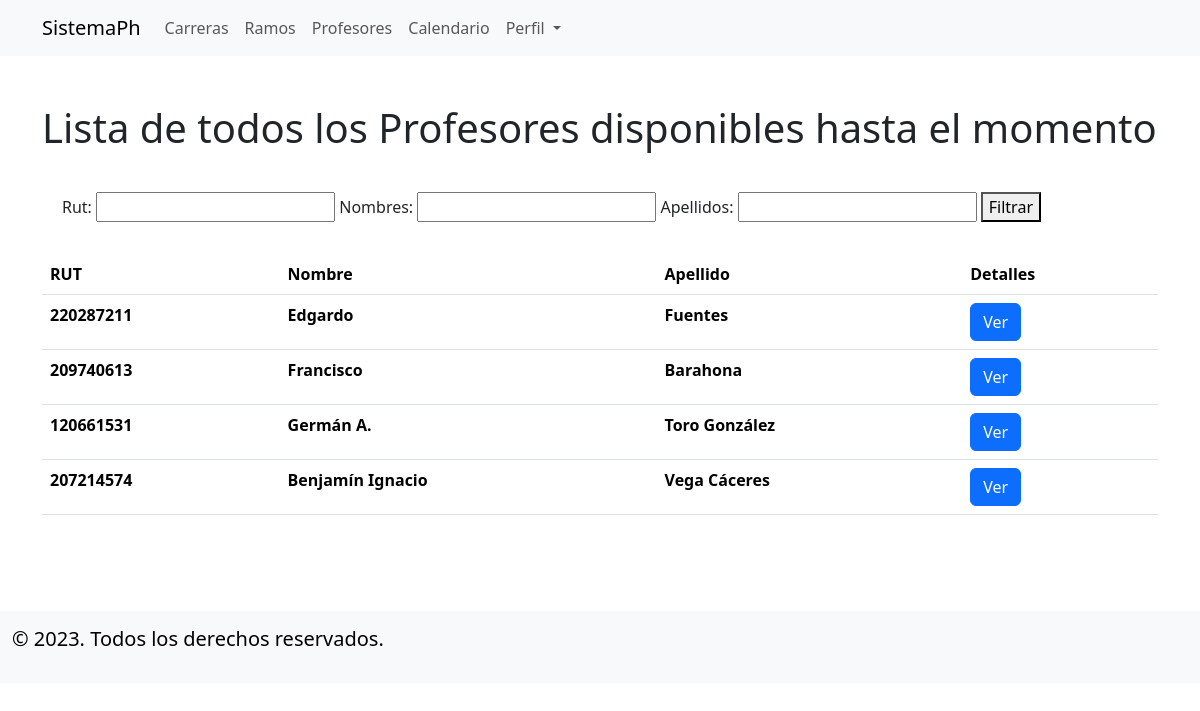
Page /prof-lista-sec/ (signed in) on the committed database.
### applications/profesores/models.py (models this page shows, shortened)
class Profesor(models.Model):
    def validar_rut(value):
        rut = value.upper()
        rut = rut.replace(".", "")
        rut = rut.replace("-", "")
        rut_numero = rut[:-1]
        dv_ingresado = rut[-1]
        suma = 0
        multiplicador = 2
        for i in range(len(rut_numero)-1, -1, -1):
            suma += int(rut_numero[i]) * multiplicador
            multiplicador += 1
            if multiplicador == 8:
                multiplicador = 2
        resto = suma % 11
        digito_verificador = 11 - resto
        if digito_verificador == 10:
            digito_verificador = 'K'
        elif digito_verificador == 11:
            digito_verificador = '0'
        if str(digito_verificador) != dv_ingresado:
            raise ValidationError("El RUT ingresado no es válido.")
    rut = models.CharField(max_length=100,unique=True,blank=True,validators=[validar_rut])
    nombres = models.CharField(blank=True, max_length=50)
    apellidos = models.CharField(blank=True, max_length=50)
    class Meta:
        verbose_name = 'Profesor'
        verbose_name_plural = 'Profesores'

### applications/profesores/views.py (the view)
# urls.py: path('prof-lista-sec/',ProfesorListView.as_view(),name='prof-lista-sec'),
class ProfesorListView(ListView):
    model = Profesor
    template_name = "prof_lista_sec.html"
    context_object_name = 'profesores'
    def get_queryset(self):
        rut = self.request.GET.get('rut')
        nombres = self.request.GET.get('nombres')
        apellidos = self.request.GET.get('apellidos')
        queryset = Profesor.objects.all()
        if rut:
            queryset = queryset.filter(rut__icontains=rut)
        if nombres:
            queryset = queryset.filter(nombres__icontains=nombres)
        if apellidos:
            queryset = queryset.filter(apellidos__icontains=apellidos)
        return queryset

### applications/profesores/templates/prof_lista_sec.html (shortened to what this page needs)
{% extends 'base.html' %}
{% block content %}
{% if user.is_authenticated %}
<div class="container" style="padding-top: 3rem;">
    <div class="row">
        <div class="col-12">
            <h1>Lista de todos los Profesores disponibles hasta el momento</h1>
        </div>
        <div class="container" style="padding: 2rem;">
            <form method="get" action="">
                Rut: <input type="text" name="rut" value="{{ request.GET.rut }}">
                Nombres: <input type="text" name="nombres" value="{{ request.GET.nombres }}">
                Apellidos: <input type="text" name="apellidos" value="{{ request.GET.apellidos }}">
                <button type="submit">Filtrar</button>
            </form>
        </div>
    </div>
            <table class="table table-hover">
                <thead>
                    <tr>
                        <th scope="col">RUT</th>
                        <th scope="col">Nombre</th>
                        <th scope="col">Apellido</th>
                        <th scope="col">Detalles</th>
                    </tr>
                </thead>
                <tbody>
                    {% for profesor in profesores %}
                    <tr>
                        <th scope="row"> {{profesor.rut}} </th>
                        <th scope="row"> {{profesor.nombres}} </th>
                        <th scope="row"> {{profesor.apellidos}} </th>
                        <th> <a class="btn btn-primary" href="{% url 'prof-det-sec' profesor.id %}" role="button">Ver</a> </th>
                    </tr>
                    {% endfor %}
                </tbody>
            </table>
</div>
{% else %}
<div class="container" style="padding-top: 3rem;">
    <h1>Necesitas ingresar para acceder a esta información</h1>
</div>
{% endif %}
{% endblock content %}

### rows in the picture
Profesor: rut "220287211", nombres "Edgardo", apellidos "Fuentes"
Profesor: rut "209740613", nombres "Francisco", apellidos "Barahona"
Profesor: rut "120661531", nombres "Germán A.", apellidos "Toro González"
Profesor: rut "207214574", nombres "Benjamín Ignacio", apellidos "Vega Cáceres"
